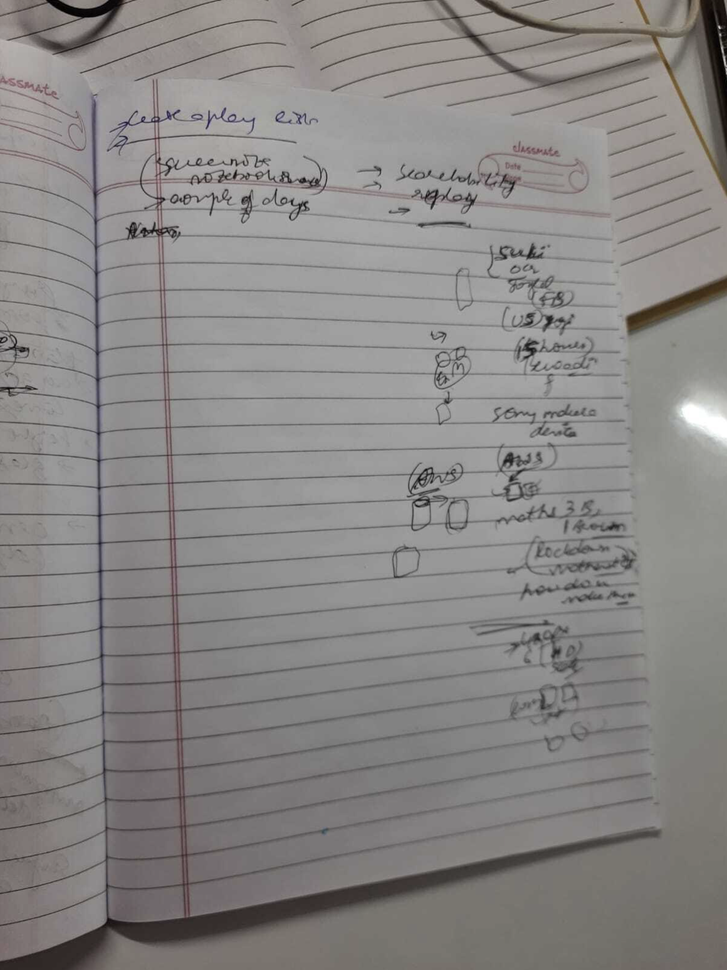
#> input picture Dataset/1.png, 727 x 970 px, shrunk from 1160 x 1548 before the run, found by its file name
$ jupyter execute --allow-errors camscanner.ipynb
#> lines starting #> are read from the running program, lines starting #| are printed output that depends on the picture; after the words box and inside, x2 and y2 are one past the last pixel; in counts of white or black regions, pixels touching at a corner belong together
[cell 1]
import numpy as np
import cv2
import re
from matplotlib import pyplot as plt

[cell 2]
path = "/content/drive/MyDrive/Dataset/"
image = cv2.imread("/content/drive/MyDrive/Dataset/1.png")
#> image is the input picture: shape (970, 727, 3); mean B, G, R 133.2, 134.4, 136.8

[cell 3]
def blur_and_threshold(gray):
    gray = cv2.GaussianBlur(gray,(3,3),2)
    threshold = cv2.adaptiveThreshold(gray,255,cv2.ADAPTIVE_THRESH_GAUSSIAN_C, cv2.THRESH_BINARY,11,2)
    threshold = cv2.fastNlMeansDenoising(threshold, 11, 31, 9)
    return threshold

# [59 lines left out: functions biggest_contour, order_points, four_point_transform, not called in this run]

def transformation(image):
  image=image.copy()
  height, width, channels = image.shape
  gray=cv2.cvtColor(image,cv2.COLOR_BGR2GRAY)
  image_size=gray.size

  threshold=blur_and_threshold(gray)

  edges = cv2.Canny(threshold,50,150,apertureSize = 7)
  contours, hierarchy = cv2.findContours(edges, cv2.RETR_EXTERNAL, cv2.CHAIN_APPROX_SIMPLE)
  simplified_contours = []

  for cnt in contours:
      hull = cv2.convexHull(cnt)
      simplified_contours.append(cv2.approxPolyDP(hull,
                                0.001*cv2.arcLength(hull,True),True))
  simplified_contours = np.array(simplified_contours)
  biggest_n,approx_contour = biggest_contour(simplified_contours,image_size)

  threshold = cv2.drawContours(image, simplified_contours ,biggest_n, (0,255,0), 1)

  dst = 0
  if approx_contour is not None and len(approx_contour)==4:
      approx_contour=np.float32(approx_contour)
      dst=four_point_transform(threshold,approx_contour)
  croppedImage = dst
  return croppedImage

# [18 lines left out: functions increase_brightness, final_image, not called in this run]

#> (the rest of this cell did not finish here and is left out)

#> in blur_and_threshold, `threshold = cv2.adaptiveThreshold(gray,255,cv2.ADAPTIVE_THRESH_GAUSSIA..`:
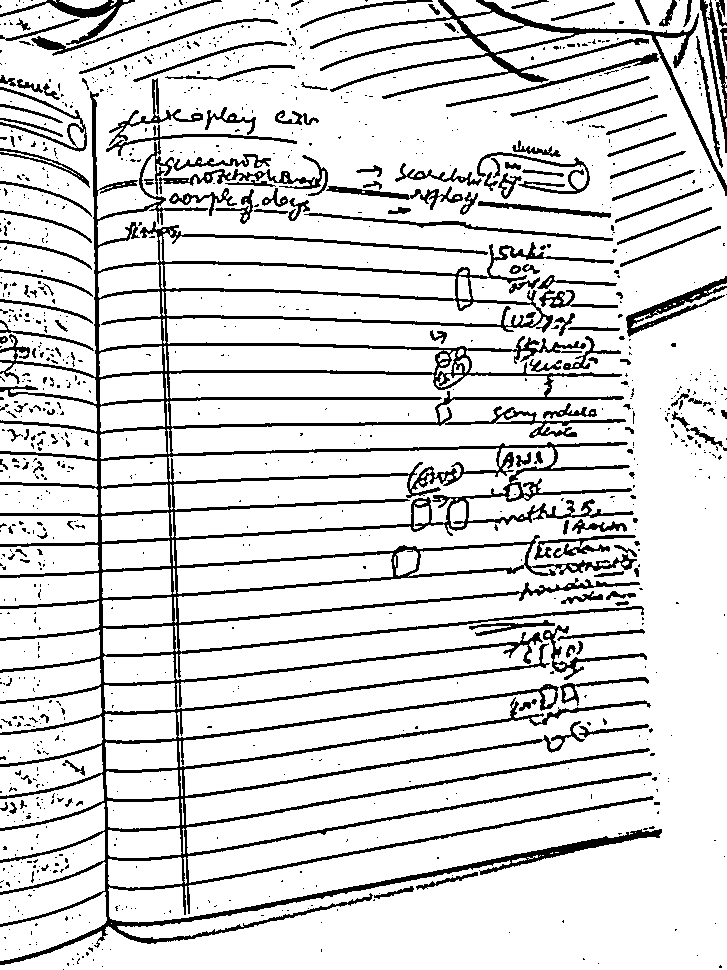
#> threshold: shape (970, 727); 85.3% white; 1066 black regions (891 under 20 px), largest, box (x1, y1, x2, y2) and area: (0, 91, 662, 965) 61372, (310, 0, 727, 196) 5517, (626, 276, 727, 337) 1393
#> in transformation, `edges = cv2.Canny(threshold,50,150,apertureSize = 7)`:
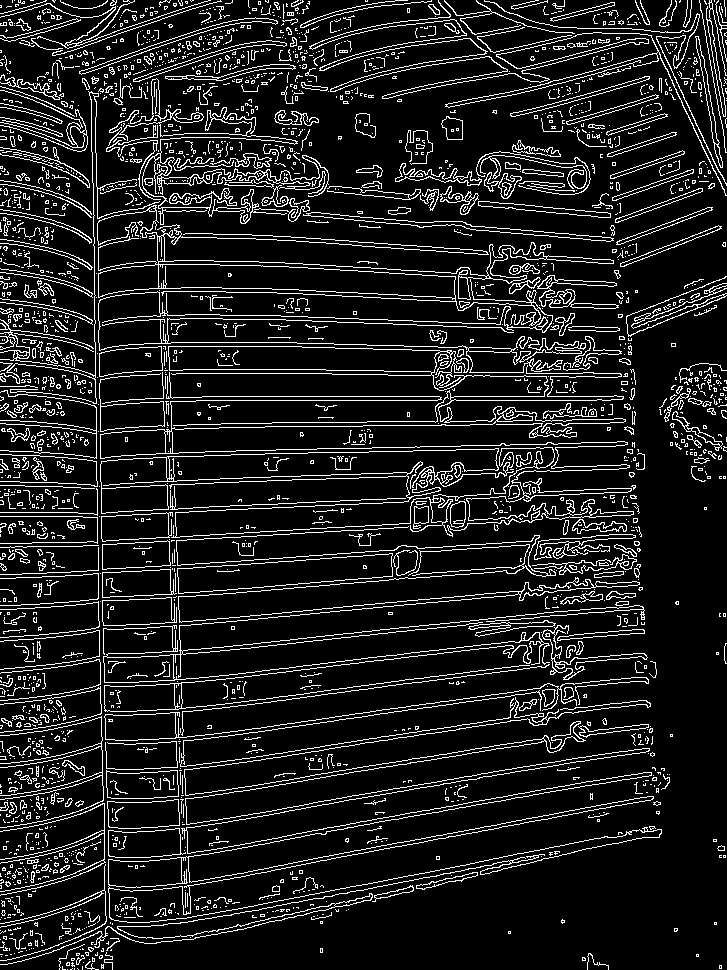
#> edges: shape (970, 727); 11.7% white in thin lines or dots
#> in transformation, `contours, hierarchy = cv2.findContours(edges, cv2.RETR_EXTERNAL, cv2.C..`: contours = 2253 contours, 2063 with area under 20; largest, box (x1, y1, x2, y2) and area: (100, 346, 634, 538) 27124, (97, 205, 614, 373) 10803, (177, 553, 393, 594) 5044, (0, 690, 662, 965) 4944, (103, 526, 645, 712) 4522
#> the loop in transformation, `for cnt in contours:` made 2253 passes
#> hull on passes 1, 6, 8: [[67, 969]], [[65, 969], [62, 969], [62, 966]], [[103, 964], [103, 968], [101, 968], [101, 964]]
#> after the loop in transformation, `for cnt in contours:`: simplified_contours = 2253 contours, 1789 with area under 20; largest, box (x1, y1, x2, y2) and area: (0, 690, 662, 965) 103060, (100, 346, 634, 538) 91408, (103, 526, 645, 712) 73998, (97, 205, 614, 373) 68490, (309, 0, 727, 196) 42862
cleaned_image = final_image(blurred_threshold)
cv2.imwrite(path + "Final_Image1.png", cleaned_image)

$ run again, with Dataset/2.png copied over Dataset/1.png
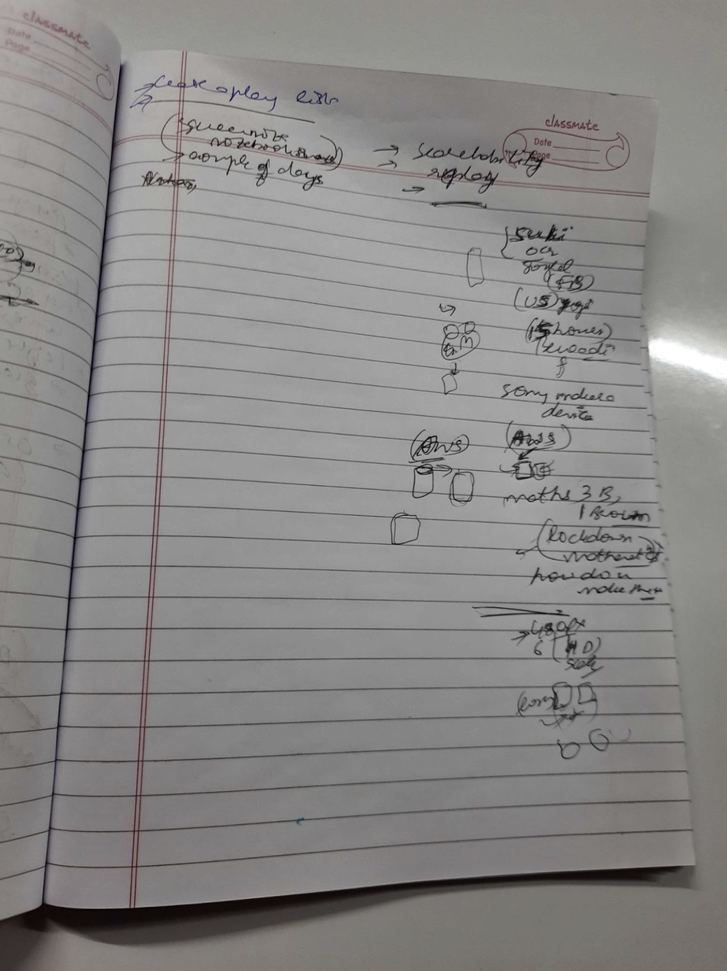
#> input picture Dataset/2.png, 727 x 971 px, shrunk from 1242 x 1660 before the run, found by its file name
#> image is the input picture: shape (971, 727, 3); mean B, G, R 134.1, 135.1, 136.5
#> in blur_and_threshold, `threshold = cv2.adaptiveThreshold(gray,255,cv2.ADAPTIVE_THRESH_GAUSSIA..`:
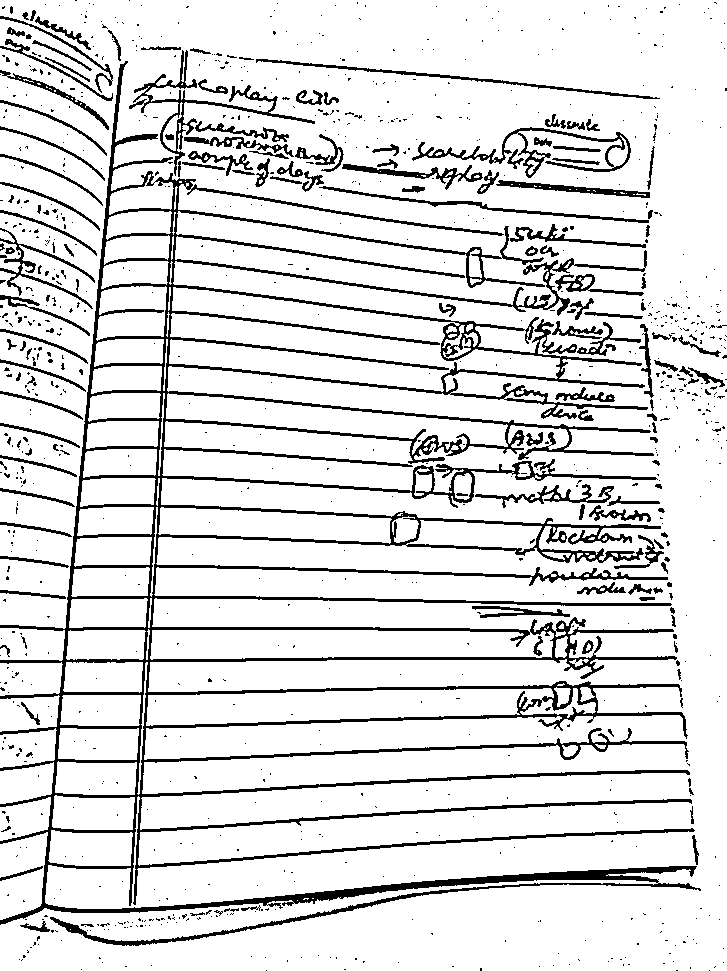
#> threshold: shape (971, 727); 86.9% white; 1009 black regions (853 under 20 px), largest, box (x1, y1, x2, y2) and area: (0, 61, 701, 946) 62014, (129, 50, 315, 176) 1901, (412, 127, 631, 178) 1699
#> in transformation, `edges = cv2.Canny(threshold,50,150,apertureSize = 7)`:
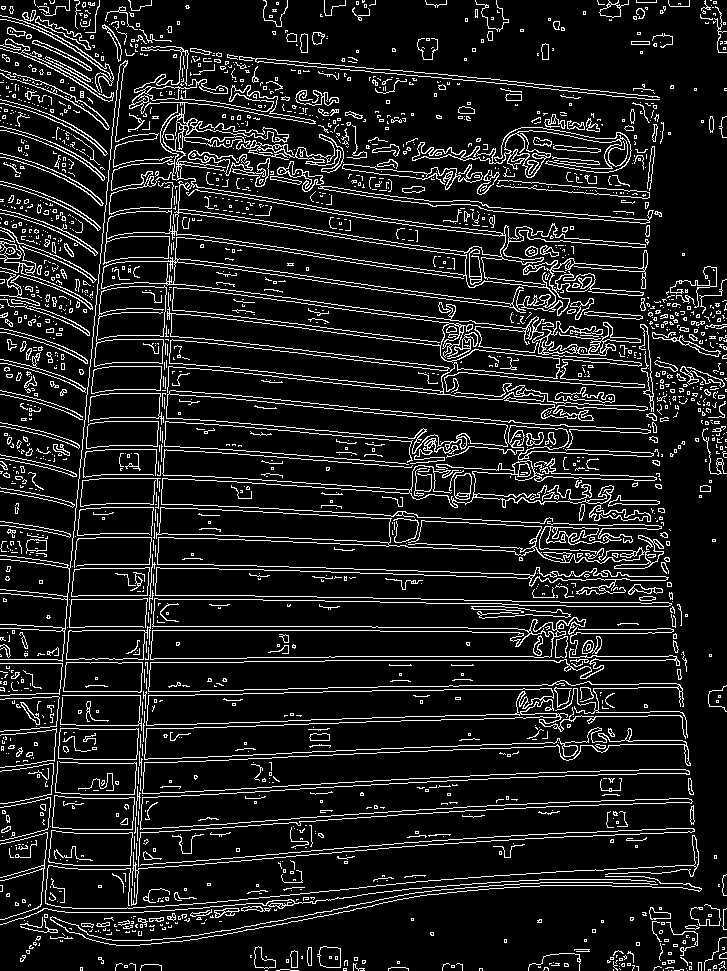
#> edges: shape (971, 727); 11.3% white in thin lines or dots
#> contours = 1883 contours, 1711 with area under 20; largest, box (x1, y1, x2, y2) and area: (103, 46, 648, 316) 20594, (150, 507, 672, 660) 18145, (167, 287, 648, 421) 14383, (138, 688, 693, 867) 11048, (166, 390, 651, 454) 7687
#> the loop in transformation, `for cnt in contours:` made 1883 passes
#> hull on passes 1 to 3: [[724, 970]], [[713, 970]], [[687, 970]]
#> after the loop in transformation, `for cnt in contours:`: simplified_contours = 1883 contours, 1423 with area under 20; largest, box (x1, y1, x2, y2) and area: (103, 47, 648, 316) 83680, (138, 688, 692, 867) 76370, (150, 507, 672, 660) 69735, (0, 60, 174, 662) 43842, (167, 287, 648, 421) 42223
